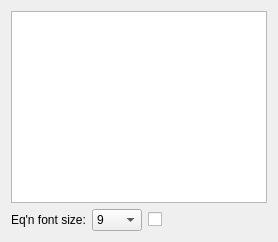
     <widget class="QWidget" name="tab_2">
      <attribute name="title">
       <string>Run Summary</string>
      </attribute>
      <layout class="QVBoxLayout" name="verticalLayout_6">
       <item>
        <widget class="QTextEdit" name="Estimation_Tab7_RunTE">
         <property name="sizePolicy">
          <sizepolicy hsizetype="Expanding" vsizetype="Expanding">
           <horstretch>0</horstretch>
           <verstretch>100</verstretch>
          </sizepolicy>
         </property>
        </widget>
       </item>
       <item>
        <layout class="QHBoxLayout" name="horizontalLayout_5">
         <item>
          <widget class="QLabel" name="label_4">
           <property name="font">
            <font>
             <weight>50</weight>
             <bold>false</bold>
            </font>
           </property>
           <property name="text">
            <string>Eq'n font size:</string>
           </property>
          </widget>
         </item>
         <item>
          <widget class="QComboBox" name="Estimation_Tab7_FontSizeCMB">
           <property name="minimumSize">
            <size>
             <width>50</width>
             <height>0</height>
            </size>
           </property>
           <property name="maximumSize">
            <size>
             <width>50</width>
             <height>16777215</height>
            </size>
           </property>
           <property name="font">
            <font>
             <weight>50</weight>
             <bold>false</bold>
            </font>
           </property>
           <item>
            <property name="text">
             <string>9</string>
            </property>
           </item>
           <item>
            <property name="text">
             <string>10</string>
            </property>
           </item>
           <item>
            <property name="text">
             <string>11</string>
            </property>
           </item>
           <item>
            <property name="text">
             <string>12</string>
            </property>
           </item>
           <item>
            <property name="text">
             <string>13</string>
            </property>
           </item>
           <item>
            <property name="text">
             <string>14</string>
            </property>
           </item>
           <item>
            <property name="text">
             <string>15</string>
            </property>
           </item>
           <item>
            <property name="text">
             <string>16</string>
            </property>
           </item>
           <item>
            <property name="text">
             <string>17</string>
            </property>
           </item>
           <item>
            <property name="text">
             <string>18</string>
            </property>
           </item>
           <item>
            <property name="text">
             <string>19</string>
            </property>
           </item>
           <item>
            <property name="text">
             <string>20</string>
            </property>
           </item>
           <item>
            <property name="text">
             <string>21</string>
            </property>
           </item>
          </widget>
         </item>
         <item>
          <widget class="QCheckBox" name="Estimation_Tab7_MonoCB">
           <property name="font">
            <font>
             <weight>50</weight>
             <bold>false</bold>
            </font>
           </property>
           <property name="toolTip">
            <string>Sets the summary text to a monospaced font.</string>
           </property>
           <property name="statusTip">
            <string>Sets the summary text to a monospaced font.</string>
           </property>
           <property name="text">
            <string/>
           </property>
          </widget>
         </item>
         <item>
          <spacer name="horizontalSpacer_5">
           <property name="orientation">
            <enum>Qt::Horizontal</enum>
           </property>
           <property name="sizeHint" stdset="0">
            <size>
             <width>40</width>
             <height>20</height>
            </size>
           </property>
          </spacer>
         </item>
        </layout>
       </item>
      </layout>
     </widget>
